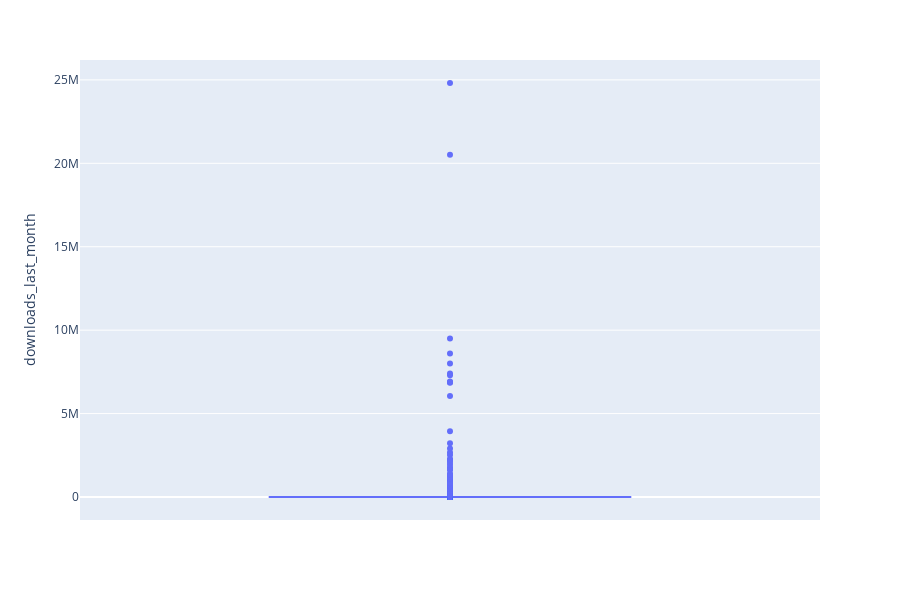

Write notebook code for a chart like this one.
### Code cell
# Create an interactive box plot

fig = px.box(df, y="downloads_last_month")

fig.show()

### Figure 1 — Plotly figure (JSON) as saved in the notebook; plotly's stock layout.template omitted (floating-point values rounded to 4 significant figures; data arrays with more than 128 entries replaced by an {"elided": "..."} marker saying what was removed)
{"data": [{"alignmentgroup": "True", "hoverlabel": {"namelength": 0}, "hovertemplate": "downloads_last_month=%{y}", "legendgroup": "", "marker": {"color": "#636efa"}, "name": "", "notched": false, "offsetgroup": "", "orientation": "v", "showlegend": false, "type": "box", "x0": " ", "xaxis": "x", "y": {"elided": "89919 int values"}, "y0": " ", "yaxis": "y"}], "layout": {"boxmode": "group", "height": 600, "legend": {"tracegroupgap": 0}, "margin": {"t": 60}, "xaxis": {"anchor": "y", "domain": [0, 1]}, "yaxis": {"anchor": "x", "domain": [0, 1], "title": {"text": "downloads_last_month"}}}}
